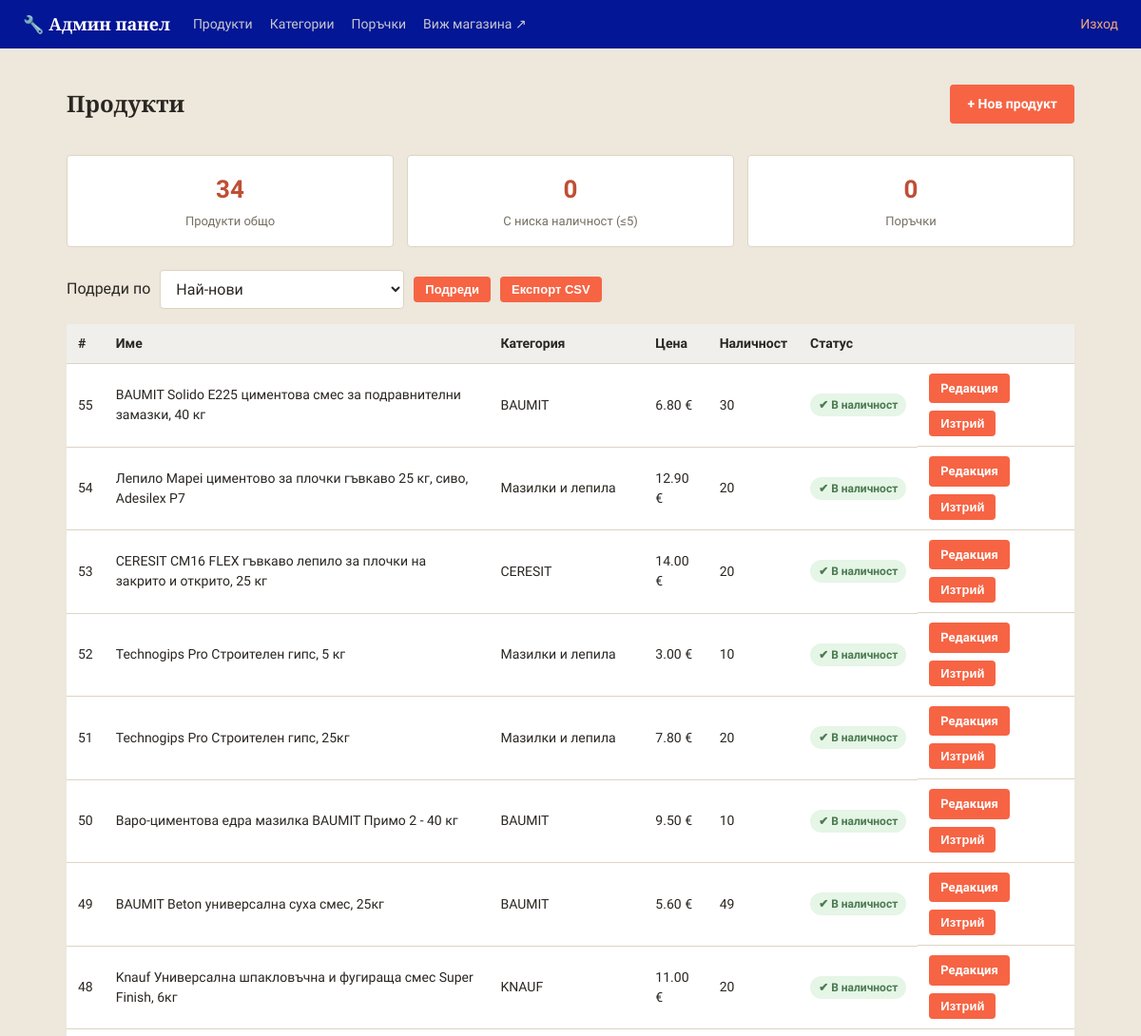
Before: /admin (signed in, upper part) with the older database file.
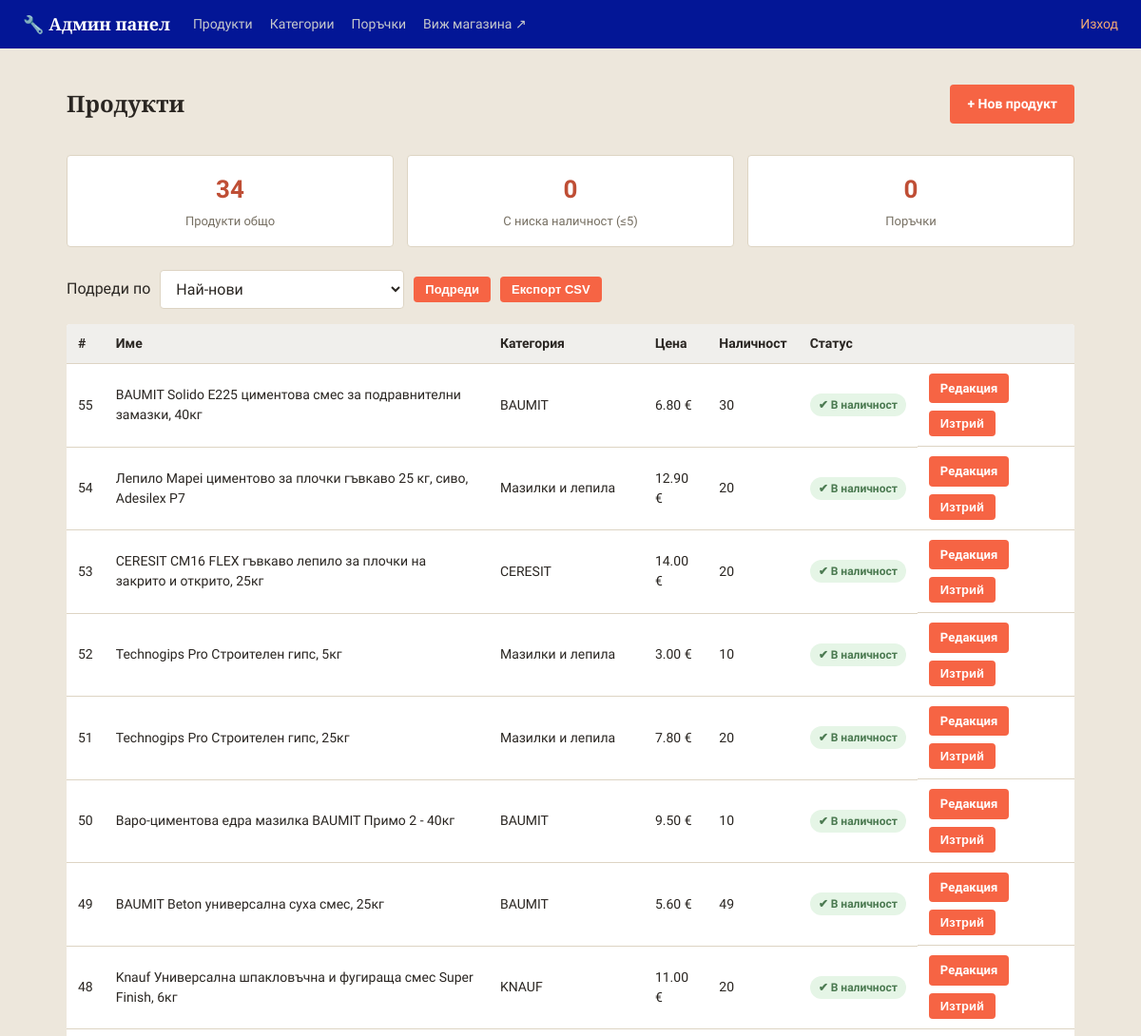
After: the same page with the newer database file.
### models.py (models this page shows, shortened)
class Product(db.Model):
    __tablename__ = 'products'
    id = db.Column(db.Integer, primary_key=True)
    name = db.Column(db.String(200), nullable=False)
    description = db.Column(db.Text, default='')
    price = db.Column(db.Float, nullable=False)
    stock = db.Column(db.Integer, default=0)
    availability = db.Column(db.String(16), nullable=False, default='in_stock')
    image_url = db.Column(db.String(300), default='')
    category_id = db.Column(db.Integer, db.ForeignKey('categories.id'), nullable=False)
    AVAILABILITY_CHOICES = ('in_stock', 'limited', 'on_order')
    AVAILABILITY_LABELS = {'in_stock': 'В наличност', 'limited': 'Ограничена наличност',
                           'on_order': 'По поръчка'}
    AVAILABILITY_BADGE_CLASS = {'in_stock': 'stock-ok', 'limited': 'stock-limited', 'on_order': 'stock-onorder'}
    AVAILABILITY_ICONS = {'in_stock': '✔', 'limited': '⚠', 'on_order': '⏳'}

class Category(db.Model):
    __tablename__ = 'categories'
    id = db.Column(db.Integer, primary_key=True)
    name = db.Column(db.String(100), nullable=False, unique=True)
    image_url = db.Column(db.String(300), default='')
    products = db.relationship('Product', backref='category', lazy=True)

### app.py (the view)
@app.route('/admin')
@admin_required
def admin_dashboard():
    sort = selected_sort(ADMIN_PRODUCT_SORTS)
    products = sorted_products(Product.query, sort)
    low_stock_count = Product.query.filter(Product.stock <= 5).count()
    orders_count = Order.query.count()
    new_orders_count = Order.query.filter_by(status='нова').count()
    return render_template('admin/dashboard.html', products=products,
                           low_stock_count=low_stock_count, orders_count=orders_count,
                           new_orders_count=new_orders_count, sort=sort,
                           sort_options=ADMIN_PRODUCT_SORTS)

### app.py (called while the page is built)
@app.context_processor
def inject_whatsapp_number():
    return {'whatsapp_number': app.config['WHATSAPP_NUMBER'], 'asset_version': app.config['ASSET_VERSION']}

@app.context_processor
def inject_category_icons():
    return {'category_icons': CATEGORY_ICONS}

@app.context_processor
def inject_availability_info():
    return {'availability_labels': Product.AVAILABILITY_LABELS,
            'availability_badge_class': Product.AVAILABILITY_BADGE_CLASS,
            'availability_icons': Product.AVAILABILITY_ICONS}

def admin_required(view_func):
    @wraps(view_func)
    def wrapper(*args, **kwargs):
        if not session.get('is_admin'):
            flash('Моля, влезте в системата.', 'error')
            return redirect(url_for('admin_login', next=request.path))
        return view_func(*args, **kwargs)
    return wrapper

def selected_sort(options):
    value = request.args.get('sort', 'newest')
    return value if value in options else 'newest'

def sorted_products(query, sort):
    if sort in ('name_asc', 'name_desc'):
        return sorted(query.order_by(Product.id.asc()).all(),
                      key=lambda p: p.name.casefold(), reverse=sort == 'name_desc')
    ordering = {
        'newest': Product.id.desc(), 'oldest': Product.id.asc(),
        'price_asc': Product.price.asc(), 'price_desc': Product.price.desc(),
        'stock_asc': Product.stock.asc(), 'stock_desc': Product.stock.desc(),
    }
    return query.order_by(ordering[sort], Product.id.asc()).all()

### templates/admin/dashboard.html (shortened to what this page needs)
{% extends 'admin/base.html' %}
{% block content %}
<div class="admin-header-row">
    <h1 class="page-title">Продукти</h1>
    <a href="{{ url_for('admin_product_new') }}" class="btn">+ Нов продукт</a>
</div>
<div class="admin-stats">
    <div class="stat-card">
        <div class="stat-number">{{ products|length }}</div>
        <div class="stat-label">Продукти общо</div>
    </div>
    <div class="stat-card {% if low_stock_count %}stat-warning{% endif %}">
        <div class="stat-number">{{ low_stock_count }}</div>
        <div class="stat-label">С ниска наличност (≤5)</div>
    </div>
    <a href="{{ url_for('admin_orders') }}" class="stat-card stat-link {% if new_orders_count %}stat-warning{% endif %}">
        <div class="stat-number">{{ orders_count }}</div>
        <div class="stat-label">Поръчки{% if new_orders_count %} · {{ new_orders_count }} нови{% endif %}</div>
    </a>
</div>
<form class="list-toolbar" method="get">
    {% include 'sort_select.html' %}
    <button type="submit" class="btn btn-small">Подреди</button>
    <button type="submit" class="btn btn-small" formaction="{{ url_for('admin_products_export') }}">Експорт CSV</button>
</form>
{% if products %}
<table class="admin-table">
    <thead>
        <tr>
            <th>#</th>
            <th>Име</th>
            <th>Категория</th>
            <th>Цена</th>
            <th>Наличност</th>
            <th>Статус</th>
            <th></th>
        </tr>
    </thead>
    <tbody>
        {% for p in products %}
        <tr>
            <td>{{ p.id }}</td>
            <td>{{ p.name }}</td>
            <td>{{ p.category.name }}</td>
            <td>{{ '%.2f'|format(p.price) }} €</td>
            <td class="{% if p.stock <= 5 %}stock-low{% endif %}">{{ p.stock }}</td>
            <td><span class="availability-chip {{ availability_badge_class[p.availability] }}">{{ availability_icons[p.availability] }} {{ availability_labels[p.availability] }}</span></td>
            <td class="admin-actions">
                <a href="{{ url_for('admin_product_edit', product_id=p.id) }}" class="btn btn-small">Редакция</a>
                <form action="{{ url_for('admin_product_delete', product_id=p.id) }}" method="post"
                      onsubmit="return confirm('Изтриване на \'{{ p.name }}\'?');">
                    <button type="submit" class="btn btn-small btn-danger">Изтрий</button>
                </form>
            </td>
        </tr>
        {% endfor %}
    </tbody>
</table>
{% else %}
<p class="empty-msg">Все още няма продукти. <a href="{{ url_for('admin_product_new') }}">Добавете първия</a>.</p>
{% endif %}
{% endblock %}

### templates/admin/base.html (shortened to what this page needs)
<!DOCTYPE html>
<html lang="bg">
<head>
    <link rel="stylesheet" href="{{ url_for('static', filename='css/style.css') }}?v={{ asset_version }}">
    <link rel="stylesheet" href="{{ url_for('static', filename='css/admin.css') }}?v={{ asset_version }}">
    <link type="text/css" rel="stylesheet" href="{{ url_for('static',filename='css/style.css') }}"/>
</head>
<body class="admin-body">
<header class="admin-topbar">
    <a href="{{ url_for('admin_dashboard') }}" class="brand">🔧 Админ панел</a>
    <nav class="admin-nav">
        <a href="{{ url_for('admin_dashboard') }}">Продукти</a>
        <a href="{{ url_for('admin_categories') }}">Категории</a>
        <a href="{{ url_for('admin_orders') }}">Поръчки</a>
        <a href="{{ url_for('index') }}" target="_blank">Виж магазина ↗</a>
    </nav>
    <a href="{{ url_for('admin_logout') }}" class="admin-logout">Изход</a>
</header>
<main class="admin-container">
    {% block content %}{% endblock %}
</main>
</body>
</html>

### templates/sort_select.html
<label for="sort">Подреди по</label>
<select id="sort" name="sort">
    {% for value, label in sort_options.items() %}
    <option value="{{ value }}" {% if sort == value %}selected{% endif %}>{{ label }}</option>
    {% endfor %}
</select>

### static/css/style.css (style rules this page uses)
:root { --steel: #0623e8; --steel-dark: #031696; --accent: #f66444; --accent-dark: #bf4e35; --highlight: #d9a441; --bg: #ede7dc; --card-bg: #ffffff; --border: #ddd4c3; --text: #2a2622; --text-light: #766f62; --success: #4b7a51; --danger: #a23636; --radius: 4px; }
* { box-sizing: border-box; }
body { margin: 0; font-family: 'PT Sans', 'Segoe UI', Roboto, Arial, sans-serif; background: var(--bg); color: var(--text); line-height: 1.5; }
h1, h2, h3, .brand, .hero h1 { font-family: 'Bitter', Georgia, serif; }
a { color: inherit; text-decoration: none; }
.brand { font-size: 22px; font-weight: 700; color: #fff; white-space: nowrap; display: flex; align-items: center; gap: 10px; }
.page-title { font-size: 24px; margin-bottom: 16px; }
.btn { display: inline-block; background: var(--accent); color: #fff; border: none; padding: 10px 18px; border-radius: var(--radius); font-weight: 600; cursor: pointer; font-size: 14px; }
.btn-small { padding: 6px 12px; font-size: 13px; }
.stock-ok { color: var(--success); font-weight: 600; }
.availability-chip { display: inline-block; padding: 3px 9px; border-radius: 20px; font-size: 12px; font-weight: 700; white-space: nowrap; margin: 4px 0; }
.availability-chip.stock-ok { background: #e5f5e6; }
.list-toolbar { display: flex; flex-wrap: wrap; align-items: center; gap: 10px; margin: 16px 0; }
.list-toolbar select { max-width: 100%; padding: 9px 12px; border: 1px solid var(--border); border-radius: var(--radius); background: var(--card-bg, #fff); color: inherit; font: inherit; }

### static/css/admin.css (style rules this page uses)
.admin-body { background: var(--bg); }
.admin-topbar { background: var(--steel-dark); color: #fff; display: flex; align-items: center; gap: 24px; padding: 12px 24px; }
.admin-topbar .brand { color: #fff; font-size: 18px; font-weight: 700; }
.admin-nav { display: flex; gap: 18px; flex: 1; }
.admin-nav a { color: #c7c9cc; font-size: 14px; }
.admin-logout { color: #f0a875; font-size: 14px; }
.admin-container { max-width: 1100px; margin: 0 auto; padding: 24px 20px 60px; }
.admin-header-row { display: flex; align-items: center; justify-content: space-between; margin-bottom: 20px; }
.admin-stats { display: grid; grid-template-columns: repeat(auto-fit, minmax(160px, 1fr)); gap: 14px; margin-bottom: 24px; }
.stat-card { background: var(--card-bg); border: 1px solid var(--border); border-radius: var(--radius); padding: 16px; text-align: center; }
.stat-number { font-size: 26px; font-weight: 700; color: var(--accent-dark); }
.stat-label { font-size: 13px; color: var(--text-light); margin-top: 4px; }
.admin-table { width: 100%; border-collapse: collapse; background: var(--card-bg); border-radius: var(--radius); overflow: hidden; }
.admin-table th, .admin-table td { padding: 10px 12px; border-bottom: 1px solid var(--border); text-align: left; font-size: 14px; }
.admin-table th { background: #f0efec; }
.admin-actions { display: flex; gap: 8px; flex-wrap: wrap; align-items: center; }
.btn-danger { background: var(--danger); }
.stat-link { text-decoration: none; display: block; }

Changed rows visible on the page:
changed Product id 55: name "BAUMIT Solido E225 циментова смес за подравнителни замазки, 40 кг" → "BAUMIT Solido E225 циментова смес за подравнителни замазки, 40кг"
changed Product "CERESIT": name "CERESIT CM16 FLEX гъвкаво лепило за плочки на закрито и открито, 25 кг" → "CERESIT CM16 FLEX гъвкаво лепило за плочки на закрито и открито, 25кг"
changed Product id 52: name "Technogips Pro Строителен гипс, 5 кг" → "Technogips Pro Строителен гипс, 5кг"
changed Product id 50: name "Варо-циментова едра мазилка BAUMIT Примо 2 - 40 кг" → "Варо-циментова едра мазилка BAUMIT Примо 2 - 40кг"
